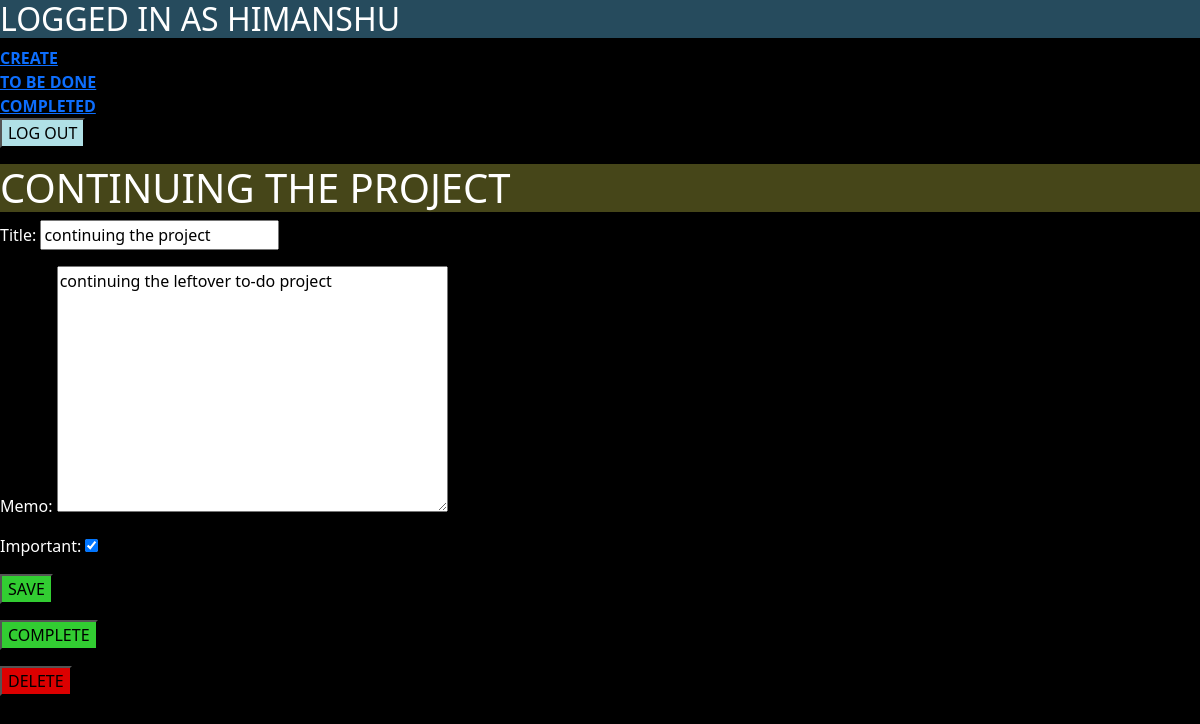
/todo/31 (signed in), run on the app's committed database.
### todo/models.py (models this page shows, shortened)
class Todo(models.Model):
    title = models.CharField(max_length=100 , editable=True)
    memo = models.TextField(blank=True , editable=True )
    created = models.DateTimeField(auto_now_add=True)
    datecompleted = models.DateTimeField(null=True , blank=True)
    important = models.BooleanField(default=False , editable=True)
    user = models.ForeignKey(User , on_delete = models.CASCADE)

### todo/views.py (the view, shortened to what this page needs)
# urls.py: path('todo/<int:todo_pk>', views.viewtodo, name='viewtodo'),
@login_required()
def viewtodo( request , todo_pk ):
    todo = get_object_or_404( Todo , pk=todo_pk  , user = request.user)
    if request.method == "GET":
        form = TodoForm(instance=todo)
        return render(request, 'todo/viewtodo.html', {'todo': todo, 'form': form})

### todo/forms.py
class TodoForm(ModelForm):
    class Meta:
        model = Todo
        fields = ['title', 'memo', 'important']

### todo/templates/todo/viewtodo.html (shortened to what this page needs)
{% extends 'todo/base.html' %}
{% block content %}
<h1 style="background-color : rgb(70,70,25)">
    {{  todo.title|upper }}
</h1>
<form method="POST">
{{ form.as_p }}
    <button type="submit" style="background-color : rgb(50,205,50)" >
     SAVE
 </button>
</form>
<form method="POST" action="{% url 'completetodo' todo.id %}">
    <button type="submit" style="background-color : rgb(50,205,50)" >
     COMPLETE
 </button>
</form>
   <form method="POST" action="{% url 'deletetodo' todo.id %}">
    <button type="submit" style="background-color : rgb(220,0,0)" >
     DELETE
   </button>
  </form>
{% endblock %}

### data on the page
Todo: title "CONTINUING THE PROJECT", title "continuing the project", memo "continuing the leftover to-do project", important "☑"
